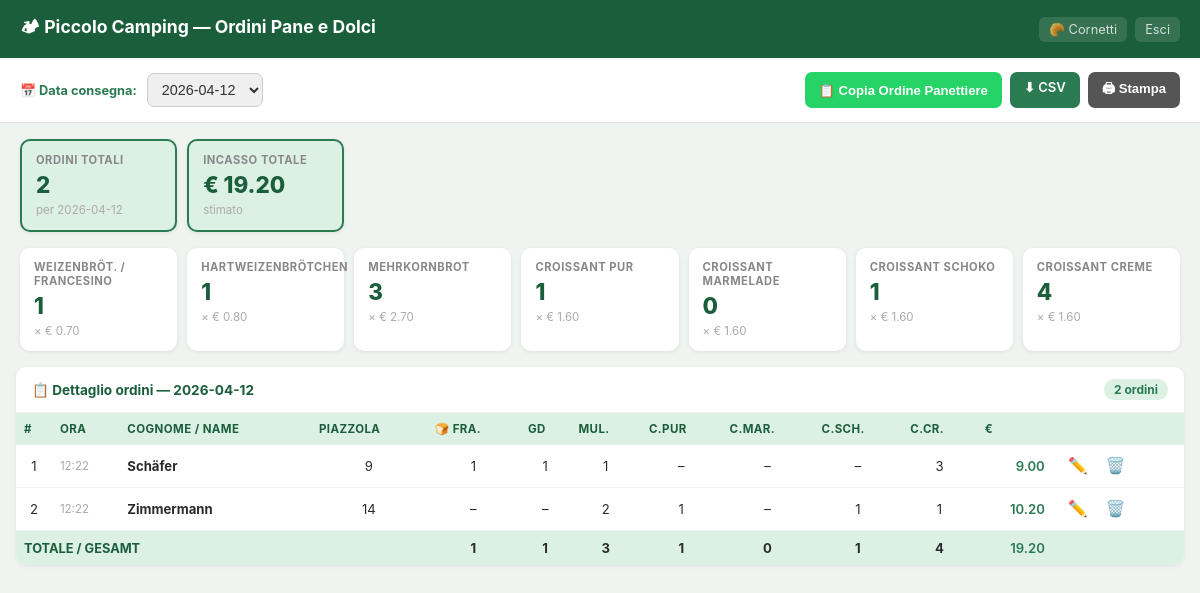
The app's page /manager/dashboard (signed in) with its own data.
### tables this page shows
CREATE TABLE orders (
            id                  INTEGER PRIMARY KEY AUTOINCREMENT,
            created_at          TEXT    DEFAULT (datetime('now','localtime')),
            delivery_date       TEXT    NOT NULL,
            customer_name       TEXT    NOT NULL,
            pitch_number        TEXT    NOT NULL,
            francesino          INTEGER DEFAULT 0,
            grano_duro          INTEGER DEFAULT 0,
            multicereale        INTEGER DEFAULT 0,
            cornetto_vuoto      INTEGER DEFAULT 0,
            cornetto_marmellata INTEGER DEFAULT 0,
            cornetto_cioccolato INTEGER DEFAULT 0,
            cornetto_crema      INTEGER DEFAULT 0,
            total_amount        REAL    DEFAULT 0
        );

### app.py (the view)
@app.route('/manager/dashboard')
def manager_dashboard():
    if not session.get('mgr'):
        return redirect(url_for('manager_login'))
    today = datetime.now().strftime('%Y-%m-%d')
    with get_db() as conn:
        dates = conn.execute(
            'SELECT DISTINCT delivery_date FROM orders ORDER BY delivery_date DESC'
        ).fetchall()
        sel = request.args.get('date') or (dates[0]['delivery_date'] if dates else today)
        orders = conn.execute(
            'SELECT * FROM orders WHERE delivery_date=? ORDER BY created_at',
            (sel,)).fetchall()
    totals = {k: sum(o[k] for o in orders) for k in PRICES}
    grand  = sum(o['total_amount'] for o in orders)
    return render_template('manager.html',
                           orders=orders, dates=dates,
                           selected_date=sel,
                           totals=totals,
                           grand_total=grand,
                           prices=PRICES)

### app.py (called while the page is built)
def get_db():
    conn = sqlite3.connect(DB_PATH)
    conn.row_factory = sqlite3.Row
    return conn

### templates/manager.html (shortened to what this page needs)
<!DOCTYPE html>
<html lang="it">
<head>
</head>
<body>
<div class="hdr">
  <h1>🏕 Piccolo Camping — Ordini Pane e Dolci</h1>
  <div style="display:flex;gap:8px">
    <a href="/manager/cornetti">🥐 Cornetti</a>
    <a href="/manager/logout">Esci</a>
  </div>
</div>
<div class="date-bar no-print">
  <label>📅 Data consegna:</label>
  <form method="GET" action="/manager/dashboard" style="display:inline-flex;gap:8px;align-items:center">
    <select name="date" onchange="this.form.submit()">
      {% for d in dates %}
      <option value="{{ d['delivery_date'] }}"
        {% if d['delivery_date'] == selected_date %}selected{% endif %}>
        {{ d['delivery_date'] }}
      </option>
      {% endfor %}
    </select>
  </form>
  <div class="actions-group">
    <button class="copy-btn" id="btn_copia" onclick="copiaOrdine()">📋 Copia Ordine Panettiere</button>
    <a class="export-btn" href="/manager/export?date={{ selected_date }}">⬇ CSV</a>
    <button class="print-btn" onclick="window.print()">🖨 Stampa</button>
  </div>
</div>
<div class="summary">
  <div class="sum-card total-card">
    <h3>Ordini totali</h3>
    <p>{{ orders|length }}</p>
    <small>per {{ selected_date }}</small>
  </div>
  <div class="sum-card total-card">
    <h3>Incasso totale</h3>
    <p>€ {{ "%.2f"|format(grand_total) }}</p>
    <small>stimato</small>
  </div>
</div>
<div class="summary" style="padding-top:0">
  <div class="sum-card">
    <h3>Weizenbröt. / Francesino</h3>
    <p>{{ totals.francesino }}</p>
    <small>× € 0.70</small>
  </div>
  <div class="sum-card">
    <h3>Hartweizenbrötchen</h3>
    <p>{{ totals.grano_duro }}</p>
    <small>× € 0.80</small>
  </div>
  <div class="sum-card">
    <h3>Mehrkornbrot</h3>
    <p>{{ totals.multicereale }}</p>
    <small>× € 2.70</small>
  </div>
  <div class="sum-card">
    <h3>Croissant pur</h3>
    <p>{{ totals.cornetto_vuoto }}</p>
    <small>× € 1.60</small>
  </div>
  <div class="sum-card">
    <h3>Croissant Marmelade</h3>
    <p>{{ totals.cornetto_marmellata }}</p>
    <small>× € 1.60</small>
  </div>
  <div class="sum-card">
    <h3>Croissant Schoko</h3>
    <p>{{ totals.cornetto_cioccolato }}</p>
    <small>× € 1.60</small>
  </div>
  <div class="sum-card">
    <h3>Croissant Creme</h3>
    <p>{{ totals.cornetto_crema }}</p>
    <small>× € 1.60</small>
  </div>
</div>
<div class="table-wrap">
  <div class="table-title">
    <span>📋 Dettaglio ordini — {{ selected_date }}</span>
    <span class="badge-count">{{ orders|length }} ordini</span>
  </div>
  {% if orders %}
  <div style="overflow-x:auto">
  <table>
    <thead>
      <tr>
        <th>#</th>
        <th>Ora</th>
        <th>Cognome / Name</th>
        <th>Piazzola</th>
        <th title="Francesino">🍞 Fra.</th>
        <th title="Grano Duro">GD</th>
        <th title="Multicereale">Mul.</th>
        <th title="Cornetto vuoto">C.pur</th>
        <th title="Cornetto marmellata">C.Mar.</th>
        <th title="Cornetto cioccolato">C.Sch.</th>
        <th title="Cornetto crema">C.Cr.</th>
        <th>€</th>
        <th class="no-print"></th>
      </tr>
    </thead>
    <tbody>
      {% for o in orders %}
      <tr>
        <td class="td-num">{{ loop.index }}</td>
        <td class="td-time">{{ o['created_at'][11:16] }}</td>
        <td><strong>{{ o['customer_name'] }}</strong></td>
        <td class="td-num">{{ o['pitch_number'] }}</td>
        <td class="td-num">{% if o['francesino'] %}{{ o['francesino'] }}{% else %}–{% endif %}</td>
        <td class="td-num">{% if o['grano_duro'] %}{{ o['grano_duro'] }}{% else %}–{% endif %}</td>
        <td class="td-num">{% if o['multicereale'] %}{{ o['multicereale'] }}{% else %}–{% endif %}</td>
        <td class="td-num">{% if o['cornetto_vuoto'] %}{{ o['cornetto_vuoto'] }}{% else %}–{% endif %}</td>
        <td class="td-num">{% if o['cornetto_marmellata'] %}{{ o['cornetto_marmellata'] }}{% else %}–{% endif %}</td>
        <td class="td-num">{% if o['cornetto_cioccolato'] %}{{ o['cornetto_cioccolato'] }}{% else %}–{% endif %}</td>
        <td class="td-num">{% if o['cornetto_crema'] %}{{ o['cornetto_crema'] }}{% else %}–{% endif %}</td>
        <td class="td-eur">{{ "%.2f"|format(o['total_amount']) }}</td>
        <td class="no-print" style="white-space:nowrap">
          <button type="button" class="edit-btn"
                  data-id="{{ o['id'] }}"
                  data-name="{{ o['customer_name']|e }}"
                  data-fra="{{ o['francesino'] }}"
                  data-gd="{{ o['grano_duro'] }}"
                  data-mul="{{ o['multicereale'] }}"
                  data-cv="{{ o['cornetto_vuoto'] }}"
                  data-cm="{{ o['cornetto_marmellata'] }}"
                  data-cch="{{ o['cornetto_cioccolato'] }}"
                  data-ccr="{{ o['cornetto_crema'] }}"
                  onclick="apriModifica(this)">✏️</button>
          <form method="POST" action="/manager/delete/{{ o['id'] }}" style="margin:0;display:inline">
            <button type="submit" class="del-btn"
                    data-name="{{ o['customer_name']|e }}"
                    onclick="return confirm('Vuoi davvero eliminare l\'ordine di ' + this.dataset.name + '?')">
              🗑️
            </button>
          </form>
        </td>
      </tr>
      {% endfor %}
      <tr style="background:var(--lightg);font-weight:700">
        <td colspan="4" style="padding:9px 8px;color:var(--green);font-size:.8rem">
          TOTALE / GESAMT
        </td>
        <td class="td-num">{{ totals.francesino }}</td>
        <td class="td-num">{{ totals.grano_duro }}</td>
        <td class="td-num">{{ totals.multicereale }}</td>
        <td class="td-num">{{ totals.cornetto_vuoto }}</td>
        <td class="td-num">{{ totals.cornetto_marmellata }}</td>
        <td class="td-num">{{ totals.cornetto_cioccolato }}</td>
        <td class="td-num">{{ totals.cornetto_crema }}</td>
        <td class="td-eur">{{ "%.2f"|format(grand_total) }}</td>
        <td class="no-print"></td>
      </tr>
    </tbody>
  </table>
  </div>
  {% else %}
  <div class="empty-msg">
    📭 Nessun ordine ricevuto per il {{ selected_date }}
  </div>
  {% endif %}
</div>
</body>
</html>

### templates/manager.html (style rules this page uses)
:root { --green:#1B5E3B;--green2:#2A7A52;--gold:#C8880A; --cream:#FDFAF4;--lightg:#DCF0E4;--red:#C0392B }
* { box-sizing:border-box;margin:0;padding:0 }
body { font-family:-apple-system,BlinkMacSystemFont,'Segoe UI',sans-serif; background:#f0f4f0;color:#2a2a2a;padding:0 0 40px }
.hdr { background:var(--green);color:#fff;padding:14px 20px; display:flex;align-items:center;justify-content:space-between; box-shadow:0 2px 6px rgba(0,0,0,.2) }
.hdr h1 { font-size:1.1rem }
.hdr a { color:#fff;font-size:.8rem;opacity:.8;text-decoration:none; background:rgba(255,255,255,.15);padding:5px 10px;border-radius:6px }
.date-bar { background:#fff;padding:14px 20px;border-bottom:1px solid #dde; display:flex;align-items:center;gap:10px;flex-wrap:wrap }
.date-bar label { font-size:.8rem;font-weight:700;color:var(--green2) }
.date-bar select { padding:7px 10px;border:1.5px solid #ccc;border-radius:7px; font-size:.9rem;color:#333;cursor:pointer }
.export-btn { background:var(--green2);color:#fff; padding:7px 14px;border:none;border-radius:7px;font-size:.82rem; font-weight:600;cursor:pointer;text-decoration:none;display:inline-block }
.print-btn { background:#555;color:#fff;padding:7px 14px;border:none; border-radius:7px;font-size:.82rem;font-weight:600;cursor:pointer }
.copy-btn { background:#25D366;color:#fff;padding:7px 14px;border:none; border-radius:7px;font-size:.82rem;font-weight:600;cursor:pointer; white-space:nowrap;transition:background .2s }
.actions-group { margin-left:auto;display:flex;gap:8px;flex-wrap:wrap }
.summary { display:grid;grid-template-columns:repeat(auto-fill,minmax(140px,1fr)); gap:10px;padding:16px 20px }
.sum-card { background:#fff;border-radius:10px;padding:12px 14px; box-shadow:0 1px 4px rgba(0,0,0,.08) }
.sum-card h3 { font-size:.7rem;color:#888;text-transform:uppercase; letter-spacing:.5px;margin-bottom:4px }
.sum-card p { font-size:1.4rem;font-weight:800;color:var(--green) }
.sum-card small { font-size:.72rem;color:#aaa }
.total-card { background:var(--lightg);border:2px solid var(--green2) }
.total-card p { color:var(--green) }
.table-wrap { margin:0 16px;background:#fff;border-radius:10px;overflow:hidden; box-shadow:0 1px 4px rgba(0,0,0,.08) }
.table-title { padding:12px 16px;font-size:.85rem;font-weight:700; color:var(--green);border-bottom:1px solid #eee; display:flex;justify-content:space-between;align-items:center }
.badge-count { background:var(--lightg);color:var(--green2); font-size:.75rem;padding:3px 10px;border-radius:20px }
table { width:100%;border-collapse:collapse;font-size:.82rem }
thead tr { background:var(--lightg) }
th { padding:9px 8px;text-align:left;font-size:.72rem;color:var(--green); font-weight:700;text-transform:uppercase;letter-spacing:.4px; white-space:nowrap }
td { padding:9px 8px;border-bottom:1px solid #f4f4f4 }
tr:last-child td { border-bottom:none }
.td-num { text-align:center }
.td-eur { text-align:right;font-weight:600;color:var(--green2) }
.td-time { color:#aaa;font-size:.72rem }
.del-btn,.edit-btn { background:none;border:none;font-size:1rem;cursor:pointer; padding:4px 7px;border-radius:6px;transition:background .15s;line-height:1 }

### records on screen
orders: created_at "12:22", customer_name "Schäfer", pitch_number "9", francesino "1", grano_duro "1", multicereale "1", cornetto_crema "3", total_amount "9.00"
orders: created_at "12:22", customer_name "Zimmermann", pitch_number "14", multicereale "2", cornetto_vuoto "1", cornetto_cioccolato "1", cornetto_crema "1", total_amount "10.20"

### other values on screen
{{ orders|length }} "2"
{{ selected_date }} "2026-04-12"
{{ "%.2f"|format(grand_total) }} "19.20"
{{ totals.francesino }} "1"
{{ totals.grano_duro }} "1"
{{ totals.multicereale }} "3"
{{ totals.cornetto_vuoto }} "1"
{{ totals.cornetto_marmellata }} "0"
{{ totals.cornetto_cioccolato }} "1"
{{ totals.cornetto_crema }} "4"
form field date "2026-04-12"
